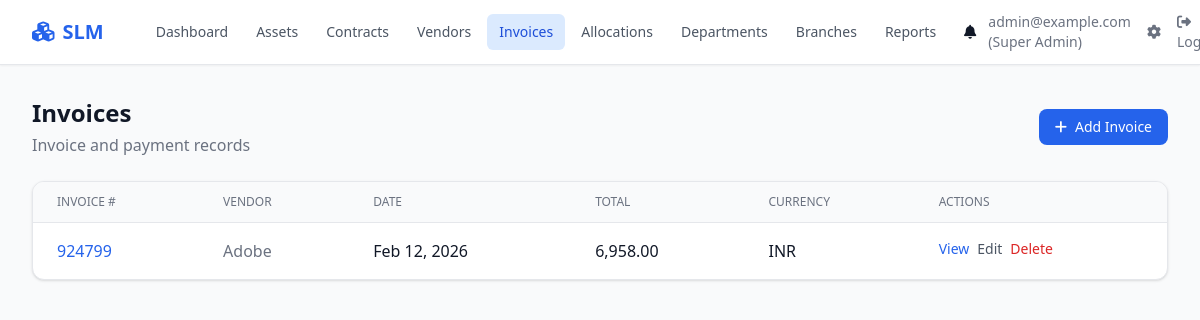
Page /invoices/ (signed in) on the committed database.
### slm/models/user.py (models this page shows, shortened)
class User(AbstractUser):
    username = None
    email = models.EmailField("email address", unique=True)
    role = models.CharField(max_length=30, choices=ROLE_CHOICES, default="it_staff")
    department = models.ForeignKey(
        Department, on_delete=models.SET_NULL, null=True, blank=True, related_name="users"
    )
    branch = models.ForeignKey(
        Branch, on_delete=models.SET_NULL, null=True, blank=True, related_name="users"
    )
    phone = models.CharField(max_length=30, blank=True)
    is_verified = models.BooleanField(default=False)
    created_at = models.DateTimeField(auto_now_add=True)
    updated_at = models.DateTimeField(auto_now=True)
    USERNAME_FIELD = "email"
    REQUIRED_FIELDS = ["first_name", "last_name"]
    objects = UserManager()
    class Meta:
        ordering = ["email"]
    @property
    def can_edit_finance(self):
        return self.role in ("super_admin", "finance_manager", "accounts_officer")
    @property
    def can_edit_assets(self):
        return self.role in ("super_admin", "it_manager", "it_staff")

### slm/models/invoice.py (models this page shows, shortened)
class Invoice(models.Model):
    invoice_number = models.CharField(max_length=100, db_index=True)
    invoice_date = models.DateField()
    file_upload = models.FileField(upload_to="invoices/%Y/%m/", blank=True, null=True)
    vendor = models.ForeignKey(
        Vendor, on_delete=models.SET_NULL, null=True, related_name="invoices"
    )
    license_contract = models.ForeignKey(
        "slm.LicenseContract", on_delete=models.SET_NULL, null=True, blank=True, related_name="invoices"
    )
    subtotal = models.DecimalField(max_digits=14, decimal_places=2, default=Decimal("0"))
    tax = models.DecimalField(max_digits=14, decimal_places=2, default=Decimal("0"))
    currency = models.CharField(max_length=10, choices=CURRENCY_CHOICES, default="USD")
    total = models.DecimalField(max_digits=14, decimal_places=2, default=Decimal("0"))
    notes = models.TextField(blank=True)
    created_at = models.DateTimeField(auto_now_add=True)
    updated_at = models.DateTimeField(auto_now=True)
    created_by = models.ForeignKey(
        settings.AUTH_USER_MODEL, on_delete=models.SET_NULL, null=True, related_name="created_invoices"
    )
    class Meta:
        ordering = ["-invoice_date"]

### slm/models/vendor.py (models this page shows, shortened)
class Vendor(models.Model):
    company_name = models.CharField(max_length=300)
    contact_person = models.CharField(max_length=200, blank=True)
    email = models.EmailField(blank=True)
    phone = models.CharField(max_length=50, blank=True)
    rating = models.DecimalField(max_digits=3, decimal_places=2, null=True, blank=True)  # e.g. 1-5
    address = models.TextField(blank=True)
    is_active = models.BooleanField(default=True)
    created_at = models.DateTimeField(auto_now_add=True)
    updated_at = models.DateTimeField(auto_now=True)
    class Meta:
        ordering = ["company_name"]

### slm/views.py (the view)
# urls.py: path("invoices/", views.InvoiceListView.as_view(), name="invoice_list"),
class InvoiceListView(LoginRequiredMixin, ListView):
    model = Invoice
    template_name = "slm/invoice_list.html"
    context_object_name = "invoices"
    paginate_by = 20
    def get_queryset(self):
        return Invoice.objects.select_related("vendor", "license_contract", "created_by").order_by("-invoice_date")

### templates/slm/invoice_list.html (shortened to what this page needs)
{% extends "base.html" %}
{% load humanize %}
{% block content %}
<div class="flex flex-col sm:flex-row justify-between items-start sm:items-center gap-4 mb-6">
    <div>
        <h1 class="text-2xl font-bold text-gray-900 dark:text-white">Invoices</h1>
        <p class="text-gray-500 dark:text-gray-400 mt-1">Invoice and payment records</p>
    </div>
    {% if can_edit %}<a href="{% url 'slm:invoice_add' %}" class="inline-flex items-center px-4 py-2 bg-primary-600 text-white rounded-lg hover:bg-primary-700 font-medium text-sm"><i class="fas fa-plus mr-2"></i>Add Invoice</a>{% endif %}
</div>
<div class="bg-white dark:bg-gray-800 rounded-xl shadow border border-gray-200 dark:border-gray-700 overflow-hidden">
    <div class="overflow-x-auto">
        <table class="min-w-full divide-y divide-gray-200 dark:divide-gray-700">
            <thead class="bg-gray-50 dark:bg-gray-700/50">
                <tr>
                    <th class="px-6 py-3 text-left text-xs font-medium text-gray-500 dark:text-gray-400 uppercase">Invoice #</th>
                    <th class="px-6 py-3 text-left text-xs font-medium text-gray-500 dark:text-gray-400 uppercase">Vendor</th>
                    <th class="px-6 py-3 text-left text-xs font-medium text-gray-500 dark:text-gray-400 uppercase">Date</th>
                    <th class="px-6 py-3 text-left text-xs font-medium text-gray-500 dark:text-gray-400 uppercase">Total</th>
                    <th class="px-6 py-3 text-left text-xs font-medium text-gray-500 dark:text-gray-400 uppercase">Currency</th>
                    <th class="px-6 py-3 text-left text-xs font-medium text-gray-500 dark:text-gray-400 uppercase">Actions</th>
                </tr>
            </thead>
            <tbody class="divide-y divide-gray-200 dark:divide-gray-700">
                {% for inv in invoices %}
                <tr class="table-row-hover">
                    <td class="px-6 py-4 font-medium"><a href="{% url 'slm:invoice_detail' inv.pk %}" class="text-primary-600 dark:text-primary-400 hover:underline">{{ inv.invoice_number }}</a></td>
                    <td class="px-6 py-4 text-gray-500 dark:text-gray-400">{{ inv.vendor.company_name|default:"—" }}</td>
                    <td class="px-6 py-4">{{ inv.invoice_date|date:"M d, Y" }}</td>
                    <td class="px-6 py-4">{{ inv.total|floatformat:2|intcomma }}</td>
                    <td class="px-6 py-4">{{ inv.currency }}</td>
                    <td class="px-6 py-4 flex gap-2">
                        <a href="{% url 'slm:invoice_detail' inv.pk %}" class="text-primary-600 dark:text-primary-400 text-sm">View</a>
                        {% if can_edit %}<a href="{% url 'slm:invoice_edit' inv.pk %}" class="text-gray-600 dark:text-gray-400 text-sm hover:underline">Edit</a>{% endif %}
                        {% if can_edit %}<a href="{% url 'slm:invoice_delete' inv.pk %}" class="text-red-600 dark:text-red-400 text-sm hover:underline" onclick="return confirm('Are you sure you want to delete this invoice?')">Delete</a>{% endif %}
                    </td>
                </tr>
                {% empty %}
                <tr><td colspan="6" class="px-6 py-8 text-center text-gray-500 dark:text-gray-400">No invoices found.</td></tr>
                {% endfor %}
            </tbody>
        </table>
    </div>
</div>
{% endblock %}

### templates/base.html (shortened to what this page needs)
<!DOCTYPE html>
<html lang="en" class="{% if dark_mode %}dark{% endif %}">
<head>
    <script src="https://cdn.tailwindcss.com"></script>
    <link rel="stylesheet" href="https://cdnjs.cloudflare.com/ajax/libs/font-awesome/6.4.0/css/all.min.css">
</head>
<body class="bg-gray-50 dark:bg-gray-900 text-gray-900 dark:text-gray-100 min-h-screen">
    <nav class="bg-white dark:bg-gray-800 border-b border-gray-200 dark:border-gray-700 shadow-sm">
        <div class="max-w-7xl mx-auto px-4 sm:px-6 lg:px-8">
            <div class="flex justify-between h-16">
                <div class="flex items-center">
                    <a href="{% url 'slm:dashboard' %}" class="flex items-center gap-2 text-xl font-semibold text-primary-600 dark:text-primary-400">
                        <i class="fas fa-cubes"></i>
                        <span>SLM</span>
                    </a>
                    <div class="hidden md:flex ml-10 gap-1">
                        <a href="{% url 'slm:dashboard' %}" class="px-3 py-2 rounded-md text-sm font-medium {% if request.resolver_match.url_name == 'dashboard' %}bg-primary-100 dark:bg-primary-900/30 text-primary-700 dark:text-primary-300{% else %}text-gray-600 dark:text-gray-300 hover:bg-gray-100 dark:hover:bg-gray-700{% endif %}">Dashboard</a>
                        <a href="{% url 'slm:asset_list' %}" class="px-3 py-2 rounded-md text-sm font-medium {% if 'asset' in request.resolver_match.url_name %}bg-primary-100 dark:bg-primary-900/30 text-primary-700 dark:text-primary-300{% else %}text-gray-600 dark:text-gray-300 hover:bg-gray-100 dark:hover:bg-gray-700{% endif %}">Assets</a>
                        <a href="{% url 'slm:contract_list' %}" class="px-3 py-2 rounded-md text-sm font-medium {% if 'contract' in request.resolver_match.url_name %}bg-primary-100 dark:bg-primary-900/30 text-primary-700 dark:text-primary-300{% else %}text-gray-600 dark:text-gray-300 hover:bg-gray-100 dark:hover:bg-gray-700{% endif %}">Contracts</a>
                        <a href="{% url 'slm:vendor_list' %}" class="px-3 py-2 rounded-md text-sm font-medium {% if 'vendor' in request.resolver_match.url_name %}bg-primary-100 dark:bg-primary-900/30 text-primary-700 dark:text-primary-300{% else %}text-gray-600 dark:text-gray-300 hover:bg-gray-100 dark:hover:bg-gray-700{% endif %}">Vendors</a>
                        <a href="{% url 'slm:invoice_list' %}" class="px-3 py-2 rounded-md text-sm font-medium {% if 'invoice' in request.resolver_match.url_name %}bg-primary-100 dark:bg-primary-900/30 text-primary-700 dark:text-primary-300{% else %}text-gray-600 dark:text-gray-300 hover:bg-gray-100 dark:hover:bg-gray-700{% endif %}">Invoices</a>
                        <a href="{% url 'slm:allocation_list' %}" class="px-3 py-2 rounded-md text-sm font-medium {% if 'allocation' in request.resolver_match.url_name %}bg-primary-100 dark:bg-primary-900/30 text-primary-700 dark:text-primary-300{% else %}text-gray-600 dark:text-gray-300 hover:bg-gray-100 dark:hover:bg-gray-700{% endif %}">Allocations</a>
                        <a href="{% url 'slm:department_list' %}" class="px-3 py-2 rounded-md text-sm font-medium {% if 'department' in request.resolver_match.url_name %}bg-primary-100 dark:bg-primary-900/30 text-primary-700 dark:text-primary-300{% else %}text-gray-600 dark:text-gray-300 hover:bg-gray-100 dark:hover:bg-gray-700{% endif %}">Departments</a>
                        <a href="{% url 'slm:branch_list' %}" class="px-3 py-2 rounded-md text-sm font-medium {% if 'branch' in request.resolver_match.url_name %}bg-primary-100 dark:bg-primary-900/30 text-primary-700 dark:text-primary-300{% else %}text-gray-600 dark:text-gray-300 hover:bg-gray-100 dark:hover:bg-gray-700{% endif %}">Branches</a>
                        <a href="{% url 'slm:reports' %}" class="px-3 py-2 rounded-md text-sm font-medium {% if 'reports' in request.resolver_match.url_name %}bg-primary-100 dark:bg-primary-900/30 text-primary-700 dark:text-primary-300{% else %}text-gray-600 dark:text-gray-300 hover:bg-gray-100 dark:hover:bg-gray-700{% endif %}">Reports</a>
                        <a href="{% url 'slm:notification_list' %}" class="px-3 py-2 rounded-md text-sm font-medium relative">
                            <i class="fas fa-bell"></i>
                        </a>
                    </div>
                </div>
                <div class="flex items-center gap-4">
                    {% if user.is_authenticated %}
                    <span class="text-sm text-gray-500 dark:text-gray-400">{{ user.email }} ({{ user.get_role_display }})</span>
                    <a href="{% url 'admin:index' %}" class="text-sm text-gray-500 hover:text-primary-600"><i class="fas fa-cog"></i></a>
                    <a href="{% url 'logout' %}" class="text-sm text-gray-500 hover:text-red-600"><i class="fas fa-sign-out-alt"></i> Logout</a>
                    {% else %}
                    <a href="{% url 'login' %}" class="text-sm text-primary-600 dark:text-primary-400 font-medium">Sign in</a>
                    {% endif %}
                </div>
            </div>
        </div>
    </nav>
    <main class="max-w-7xl mx-auto px-4 sm:px-6 lg:px-8 py-8">
        {% block content %}{% endblock %}
    </main>
</body>
</html>

### rows in the picture
User: email "admin@example.com", role "Super Admin"
Invoice: invoice_number "924799", vendor.company_name "Adobe", invoice_date "Feb 12, 2026", total "6,958.00", currency "INR"
